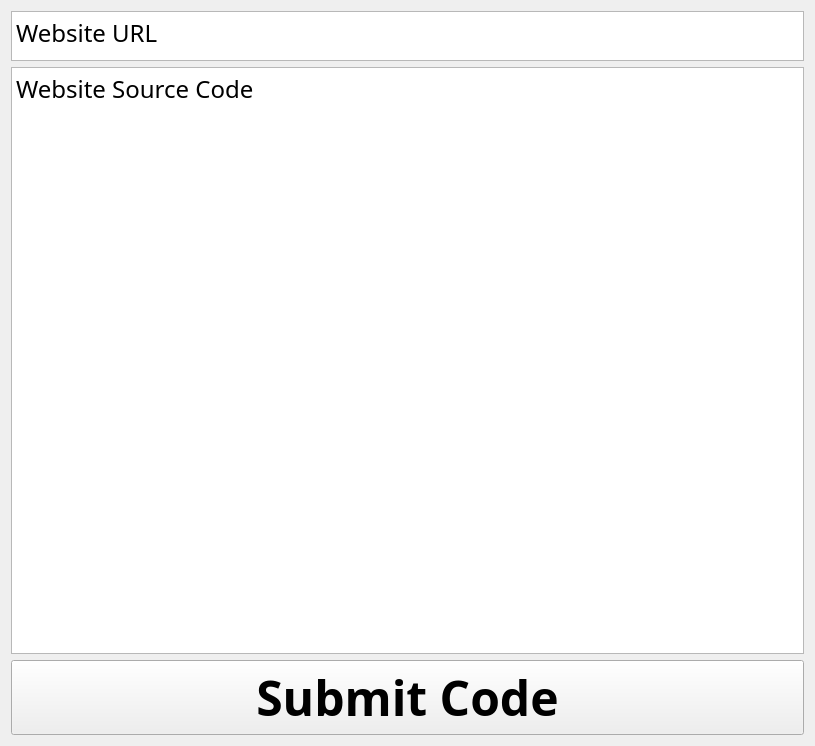
<?xml version="1.0" encoding="UTF-8"?>
<ui version="4.0">
 <class>newForm</class>
 <widget class="QDialog" name="newForm">
  <property name="geometry">
   <rect>
    <x>0</x>
    <y>0</y>
    <width>815</width>
    <height>746</height>
   </rect>
  </property>
  <property name="windowTitle">
   <string>paroDATA</string>
  </property>
  <layout class="QVBoxLayout" name="verticalLayout">
   <item>
    <widget class="QTextEdit" name="urlEdit">
     <property name="minimumSize">
      <size>
       <width>100</width>
       <height>50</height>
      </size>
     </property>
     <property name="maximumSize">
      <size>
       <width>1000</width>
       <height>50</height>
      </size>
     </property>
     <property name="font">
      <font>
       <family>Geneva</family>
       <pointsize>18</pointsize>
      </font>
     </property>
     <property name="html">
      <string>&lt;!DOCTYPE HTML PUBLIC &quot;-//W3C//DTD HTML 4.0//EN&quot; &quot;http://www.w3.org/TR/REC-html40/strict.dtd&quot;&gt;
&lt;html&gt;&lt;head&gt;&lt;meta name=&quot;qrichtext&quot; content=&quot;1&quot; /&gt;&lt;style type=&quot;text/css&quot;&gt;
p, li { white-space: pre-wrap; }
&lt;/style&gt;&lt;/head&gt;&lt;body style=&quot; font-family:'Geneva'; font-size:18pt; font-weight:400; font-style:normal;&quot;&gt;
&lt;p style=&quot; margin-top:0px; margin-bottom:0px; margin-left:0px; margin-right:0px; -qt-block-indent:0; text-indent:0px;&quot;&gt;&lt;span style=&quot; font-family:'.SF NS Text';&quot;&gt;Website URL&lt;/span&gt;&lt;/p&gt;&lt;/body&gt;&lt;/html&gt;</string>
     </property>
     <property name="placeholderText">
      <string comment="URL" extracomment="URL"/>
     </property>
    </widget>
   </item>
   <item>
    <widget class="QTextEdit" name="codeEdit">
     <property name="font">
      <font>
       <family>Geneva</family>
       <pointsize>18</pointsize>
      </font>
     </property>
     <property name="html">
      <string>&lt;!DOCTYPE HTML PUBLIC &quot;-//W3C//DTD HTML 4.0//EN&quot; &quot;http://www.w3.org/TR/REC-html40/strict.dtd&quot;&gt;
&lt;html&gt;&lt;head&gt;&lt;meta name=&quot;qrichtext&quot; content=&quot;1&quot; /&gt;&lt;style type=&quot;text/css&quot;&gt;
p, li { white-space: pre-wrap; }
&lt;/style&gt;&lt;/head&gt;&lt;body style=&quot; font-family:'Geneva'; font-size:18pt; font-weight:400; font-style:normal;&quot;&gt;
&lt;p style=&quot; margin-top:0px; margin-bottom:0px; margin-left:0px; margin-right:0px; -qt-block-indent:0; text-indent:0px;&quot;&gt;&lt;span style=&quot; font-family:'.SF NS Text';&quot;&gt;Website Source Code&lt;/span&gt;&lt;/p&gt;&lt;/body&gt;&lt;/html&gt;</string>
     </property>
    </widget>
   </item>
   <item>
    <widget class="QPushButton" name="pushButton">
     <property name="minimumSize">
      <size>
       <width>113</width>
       <height>32</height>
      </size>
     </property>
     <property name="font">
      <font>
       <family>Futura</family>
       <pointsize>36</pointsize>
       <weight>75</weight>
       <bold>true</bold>
      </font>
     </property>
     <property name="cursor">
      <cursorShape>OpenHandCursor</cursorShape>
     </property>
     <property name="text">
      <string>Submit Code</string>
     </property>
     <property name="shortcut">
      <string notr="true"/>
     </property>
     <property name="autoDefault">
      <bool>false</bool>
     </property>
    </widget>
   </item>
  </layout>
 </widget>
 <resources/>
 <connections/>
</ui>
